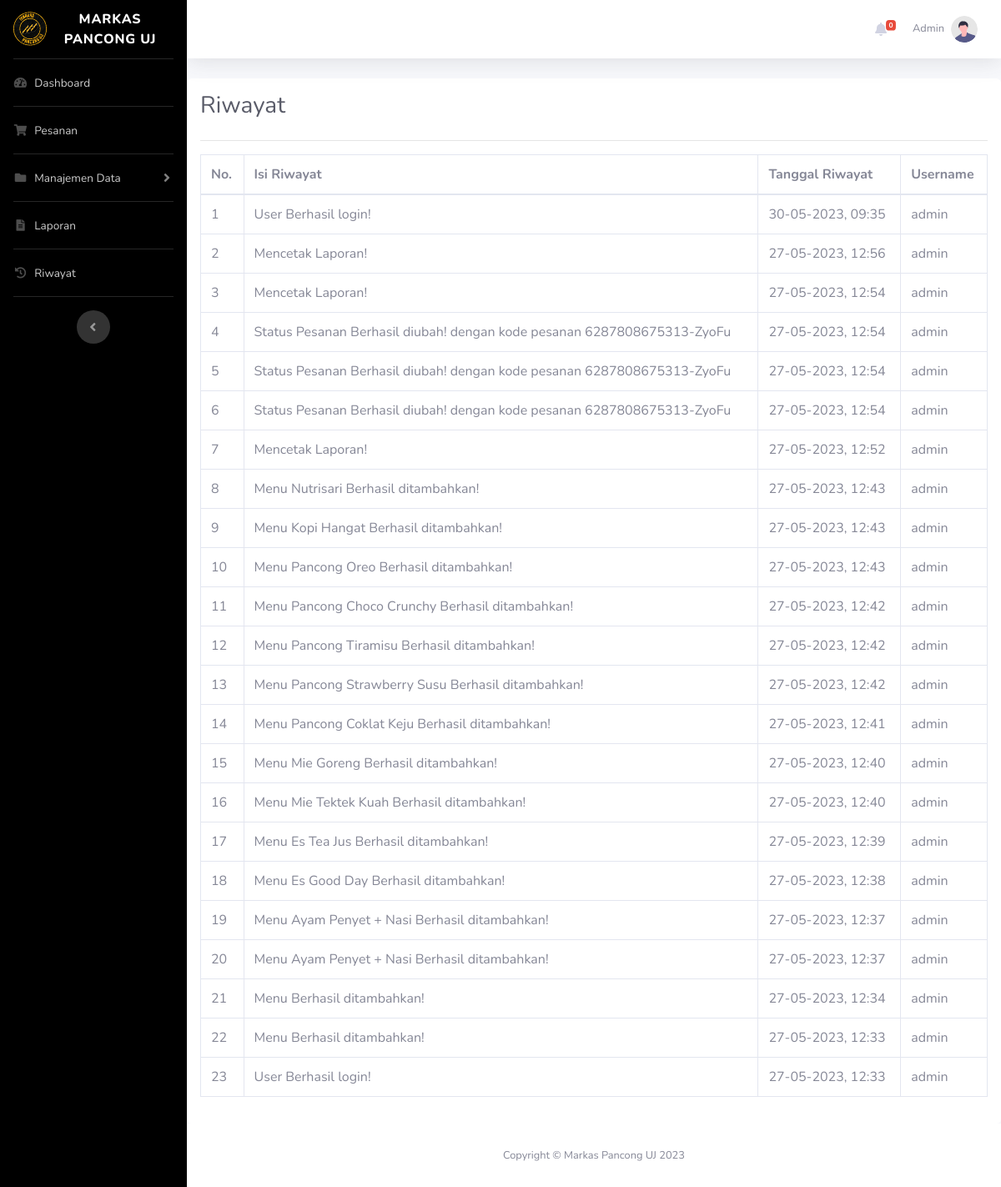
The app's page /riwayat.php (signed in), older data.
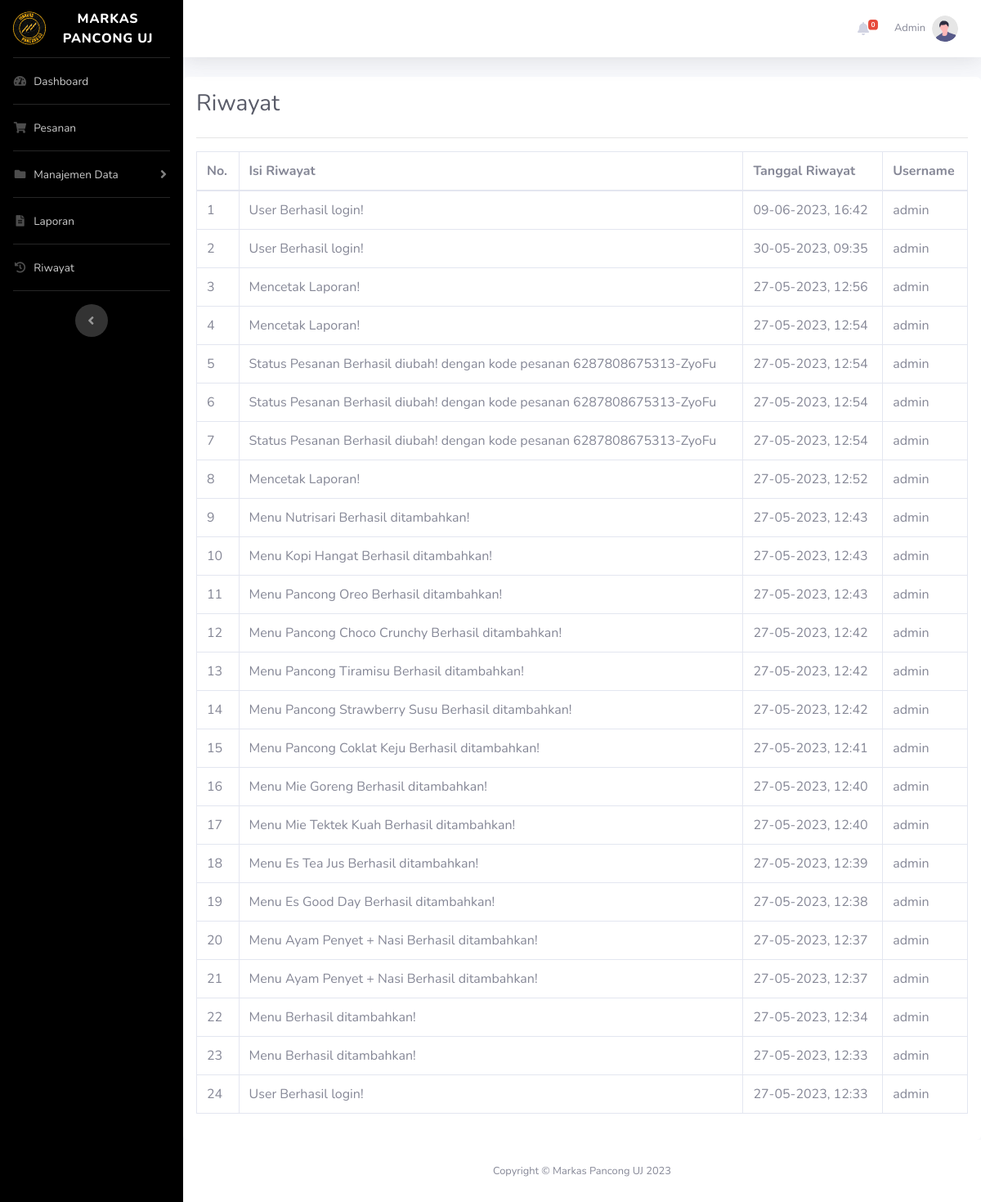
The same page, newer data.
### tables this page shows
CREATE TABLE `user` (
  `id_user` int(11) NOT NULL,
  `username` varchar(10) NOT NULL,
  `password` varchar(255) NOT NULL,
  `nama_lengkap` varchar(50) NOT NULL
);

CREATE TABLE `riwayat` (
  `id_riwayat` int(11) NOT NULL,
  `isi_riwayat` text NOT NULL,
  `tanggal_riwayat` datetime NOT NULL,
  `id_user` int(11) NOT NULL
);

### riwayat.php (the view, shortened to what this page needs)
<?php
    require_once 'koneksi.php';
    $id_user = $_SESSION['id_user'];
    if (!$dataUser = mysqli_fetch_assoc(mysqli_query($koneksi, "SELECT * FROM user WHERE id_user = '$id_user'"))) {
        header("Location: logout.php");
        exit;
    }
    $riwayat = mysqli_query($koneksi, "SELECT * FROM riwayat INNER JOIN user ON riwayat.id_user = user.id_user ORDER BY tanggal_riwayat DESC");
 ?>
<!DOCTYPE html>
<html lang="en">
<head>
    <?php include 'head.php' ?>
</head>
<body id="page-top">
    <div id="wrapper">
        <?php include 'sidebar.php'; ?>
        <div id="content-wrapper" class="d-flex flex-column">
            <div id="content">
                <?php include 'topbar.php' ?>
                <div class="container-fluid bg-white rounded p-3">
                    <div class="d-sm-flex align-items-center justify-content-between mb-4">
                        <h1 class="h3 mb-0 text-gray-800">Riwayat</h1>
                    </div>
                    <hr class="mt-0">
                    <div class="table-responsive">
                        <table class="table table-bordered">
                            <thead>
                                <tr>
                                    <th>No.</th>
                                    <th>Isi Riwayat</th>
                                    <th>Tanggal Riwayat</th>
                                    <th>Username</th>
                                </tr>
                            </thead>
                            <tbody>
                                <?php $i = 1; ?>
                                <?php foreach ($riwayat as $dr): ?>
                                    <tr>
                                        <td><?= $i++; ?></td>
                                        <td><?= $dr['isi_riwayat']; ?></td>
                                        <td><?= date("d-m-Y, H:i", strtotime($dr['tanggal_riwayat'])); ?></td>
                                        <td><?= $dr['username']; ?></td>
                                    </tr>
                                <?php endforeach ?>
                            </tbody>
                        </table>
                    </div>
                </div>
            </div>
            <?php include 'footer.php' ?>
        </div>
    </div>
</body>
</html>

### head.php (shortened to what this page needs)
<link href="vendor/fontawesome-free/css/all.min.css" rel="stylesheet" type="text/css">
<link href="vendor/datatables/dataTables.bootstrap4.min.css" rel="stylesheet">
<link href="css/sb-admin-2.min.css" rel="stylesheet">
<link rel="stylesheet" href="css/style.css">

### sidebar.php (shortened to what this page needs)
<ul class="navbar-nav bg-black sidebar sidebar-dark accordion" id="accordionSidebar">
    <a class="sidebar-brand d-flex align-items-center justify-content-center" href="dashboard.php">
        <div class="sidebar-brand-icon rotate-n-15">
            <img src="img/logo.png" alt="Logo" width="40">
        </div>
        <div class="sidebar-brand-text mx-3">Markas Pancong UJ</div>
    </a>
    <hr class="sidebar-divider my-0">
        <li class="nav-item <?= (strpos($_SERVER['REQUEST_URI'], "/markas_pancong_uj/dashboard.php") === 0)? 'btn-pancong active' : ''; ?>">
        <a class="nav-link" href="dashboard.php">
            <i class="fas fa-fw fa-tachometer-alt"></i>
            <span>Dashboard</span></a>
    </li>
    <hr class="sidebar-divider my-0">
    <li class="nav-item <?= (strpos($_SERVER['REQUEST_URI'], "/markas_pancong_uj/pesanan.php") === 0)? 'btn-pancong active' : ''; ?>">
        <a class="nav-link" href="pesanan.php">
            <i class="fas fa-fw fa-shopping-cart"></i>
            <span>Pesanan</span></a>
    </li>
    <hr class="sidebar-divider my-0">
    <li class="nav-item">
        <a class="nav-link collapsed" href="#" data-toggle="collapse" data-target="#collapsePages"
            aria-expanded="true" aria-controls="collapsePages">
            <i class="fas fa-fw fa-folder"></i>
            <span>Manajemen Data</span>
        </a>
    </li>
    <hr class="sidebar-divider my-0">
    <li class="nav-item <?= (strpos($_SERVER['REQUEST_URI'], "/markas_pancong_uj/laporan.php") === 0)? 'btn-pancong active' : ''; ?>">
        <a class="nav-link" href="laporan.php">
            <i class="fas fa-fw fa-file-alt"></i>
            <span>Laporan</span></a>
    </li>
    <hr class="sidebar-divider my-0">
    <li class="nav-item <?= (strpos($_SERVER['REQUEST_URI'], "/markas_pancong_uj/riwayat.php") === 0)? 'btn-pancong active' : ''; ?>">
        <a class="nav-link" href="riwayat.php">
            <i class="fas fa-fw fa-history"></i>
            <span>Riwayat</span></a>
    </li>
    <hr class="sidebar-divider d-none d-md-block">
    <div class="text-center d-none d-md-inline">
        <button class="rounded-circle border-0" id="sidebarToggle"></button>
    </div>
</ul>

### topbar.php (shortened to what this page needs)
<nav class="navbar navbar-expand navbar-light bg-white topbar mb-4 static-top shadow">
    <ul class="navbar-nav ml-auto">
        <li class="nav-item dropdown no-arrow mx-1">
            <a class="nav-link dropdown-toggle" href="#" id="alertsDropdown" role="button"
                data-toggle="dropdown" aria-haspopup="true" aria-expanded="false">
                <i class="fas fa-bell fa-fw"></i>
                <span class="badge badge-danger badge-counter" id="badge-counter">0</span>
            </a>
        </li>
        <li class="nav-item dropdown no-arrow">
            <a class="nav-link dropdown-toggle" href="#" id="userDropdown" role="button"
                data-toggle="dropdown" aria-haspopup="true" aria-expanded="false">
                <span class="mr-2 d-none d-lg-inline text-gray-600 small"><?= $dataUser['nama_lengkap']; ?></span>
                <img class="img-profile rounded-circle"
                    src="img/undraw_profile.svg">
            </a>
        </li>
    </ul>
</nav>

### footer.php
<footer class="sticky-footer bg-white">
    <div class="container my-auto">
        <div class="copyright text-center my-auto">
            <span>Copyright &copy; Markas Pancong UJ 2023</span>
        </div>
    </div>
</footer>

### css/style.css (style rules this page uses)
html { scroll-behavior: smooth; }
.bg-black { background-color: #000!important; }

Row changes from the older to the newer data that the page shows:
added riwayat: isi_riwayat "User Berhasil login!", tanggal_riwayat "09-06-2023, 16:42", id_user.username "admin"
